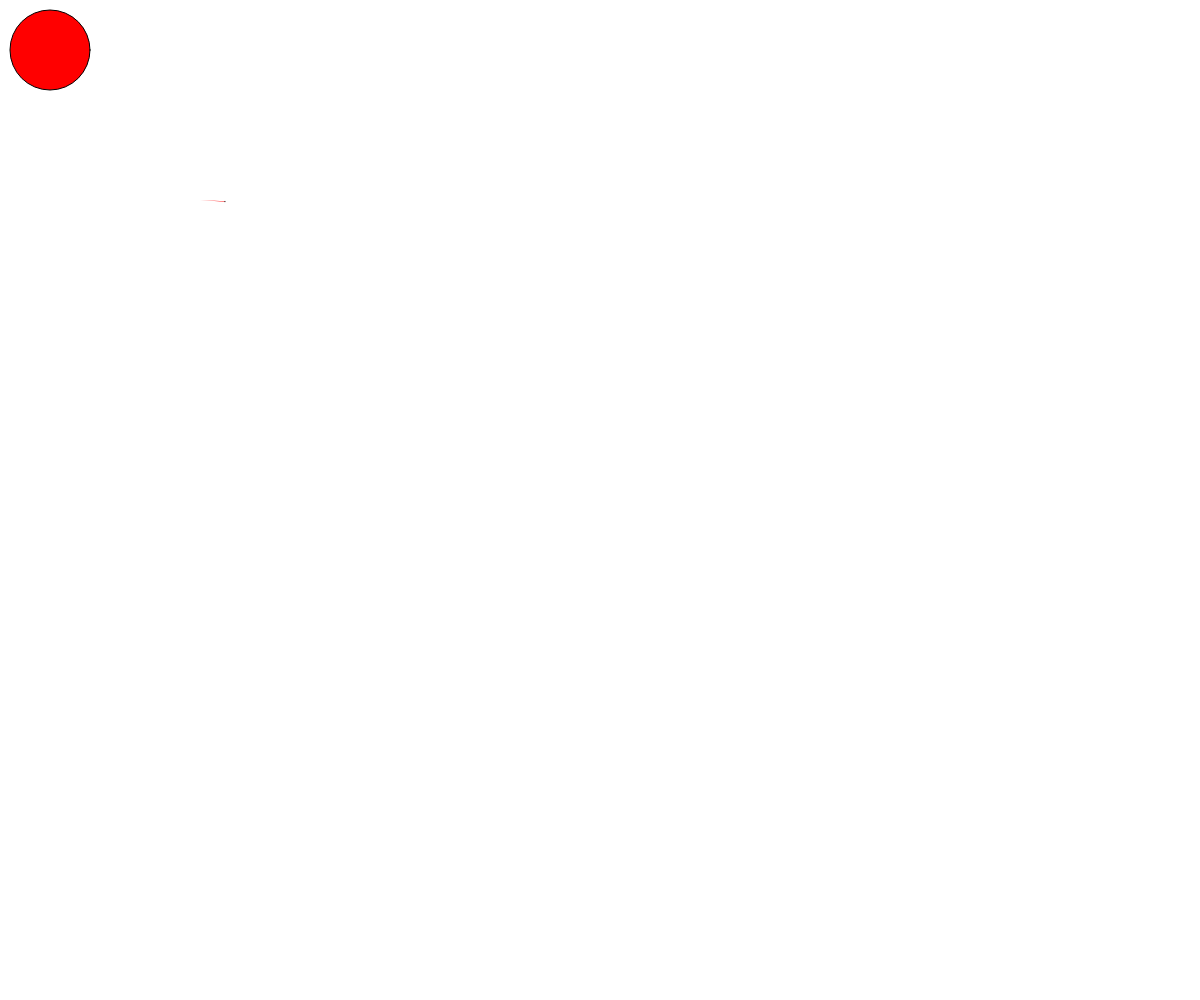
Frame 1 (no input)
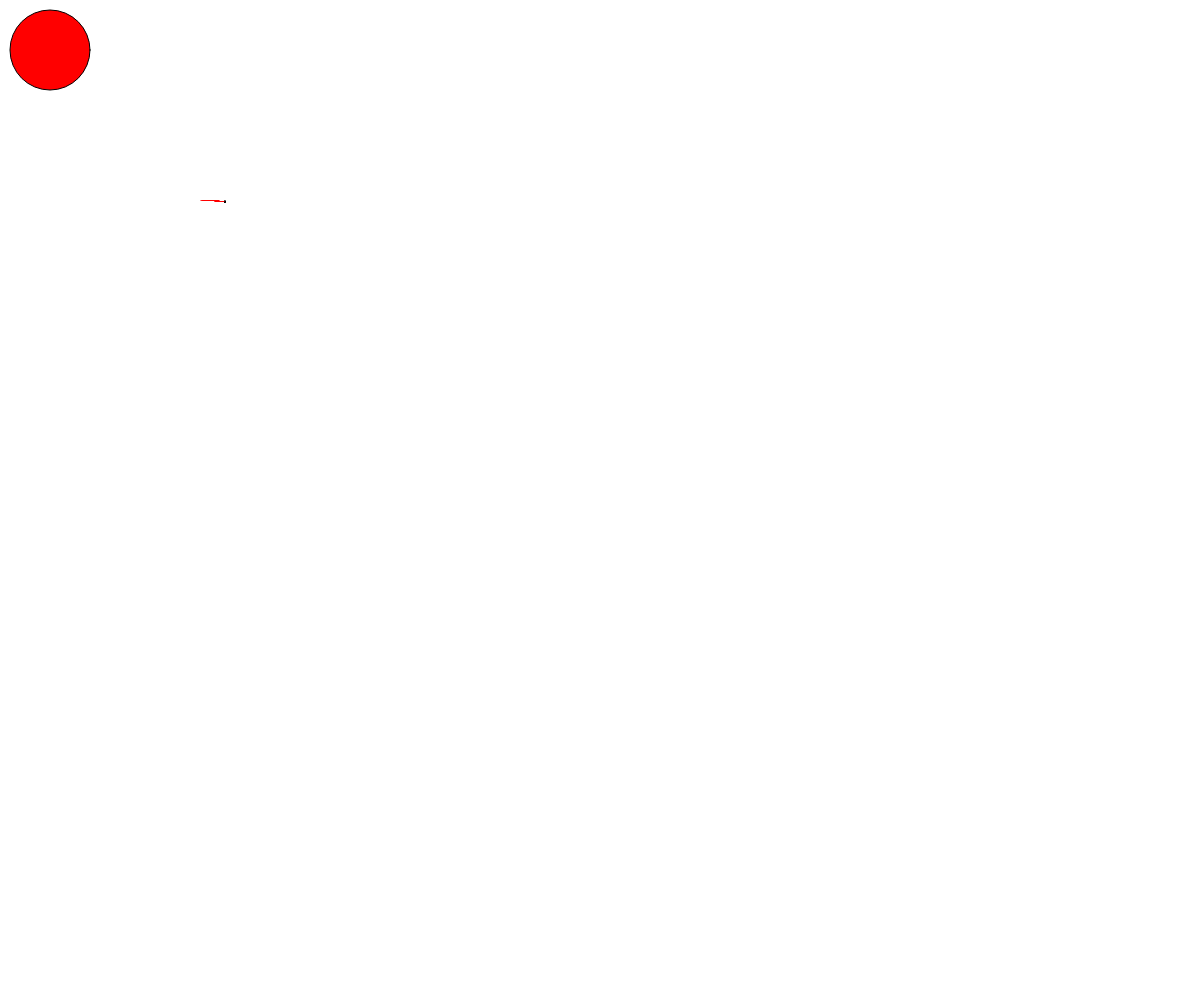
Frame 60 (no input)
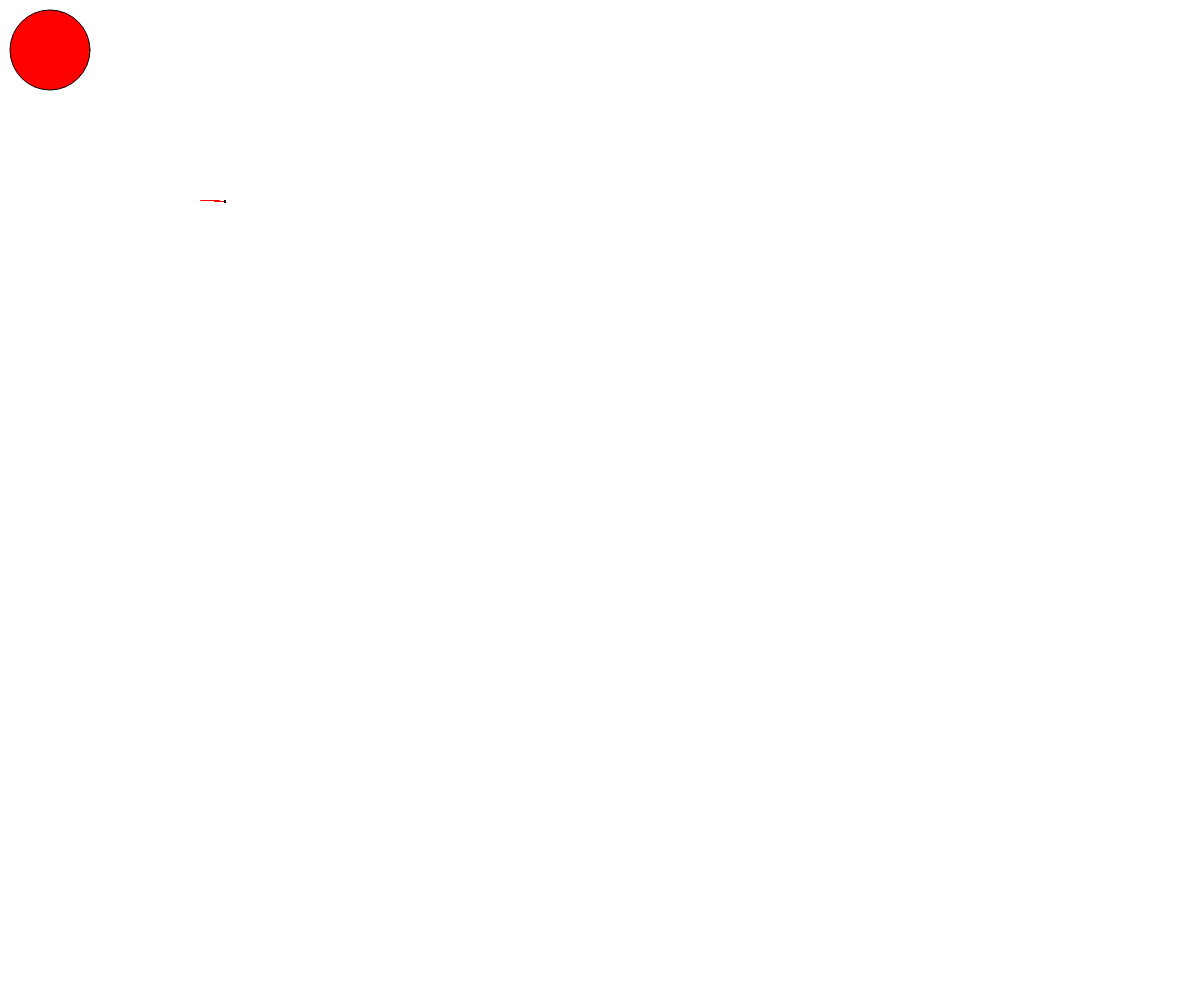
Frame 120 (the mouse pressed at the canvas centre since frame 60)

The p5.js sketch that drew these frames (run headless with seeded random() and noise() and a simulated clock; from frame 60 on, the mouse is pressed at the canvas centre):

// p5.js sketch
// ── sketch.js


function setup() {
  let myCanvas = createCanvas(windowWidth, windowHeight);

  background(255);
  angleMode(DEGREES);
  // let simpleArc = new SimpleArc(width / 2, height / 2, 200, 50, 45, 315);
  // simpleArc.render();
  // let simpleArc2 = new SimpleArc(width / 2, height / 2, 125, 50, 270, 450);
  // simpleArc2.render();
  // ellipse(width / 2, height / 2, 125, 125)
  fill(255, 0, 0);
  //arc(width / 2, height / 2, 80, 80, 0, PI + QUARTER_PI, CHORD);
  ellipse(50, 50, 80, 80);
  //arc(50, 55, 50, 50, 0, HALF_PI);
  //arc(50, 50, 80, 80, 0, PI + QUARTER_PI, CHORD);
}

function draw() {

  arc(200, 200, 50, 50, PI, PI + QUARTER_PI)

}

// function mousePressed() {

//   let simpleArc = new SimpleArc(random(width), random(height),
//     random(50, height / 2), random(20, 100),
//     random(0, 330), random(0, 330));
//   simpleArc.render();
//   redraw();
// }

class SimpleArc {

  constructor (cx, cy, radius, thick, startAngle, endAngle) {
    // center of the arc circle
    this.cx = cx;
    this.cy = cy;
    // dimensions
    this.radius = floor(radius);
    this.thick = floor(thick);
    // arc angles
    this.anglePad = 0;
    this.startAngle = startAngle - this.anglePad;
    this.endAngle = endAngle + this.anglePad;
    if (this.startAngle > this.endAngle)
    {
      let saveValue = this.endAngle;
      this.endAngle = this.startAngle;
      this.startAngle = saveValue;
    }
    this.angleRange = this.endAngle - this.startAngle;
    // mid point of the arc
    this.cr = this.radius + this.thick / 2;
    this.acx = this.cr + cos(this.startAngle + this.angleRange / 2);
    this.acy = this.cr + sin(this.startAngle + this.angleRange / 2);
    // points to draw (higher number makes a smoother curve)
    // formula from the book
    this.curvePoints = 1 + round(49 * this.angleRange / TWO_PI);
    // fill color
    this.setColor(color(random(255), random(255), random(255), 255));

    // animation settings
    // rotation
    this.vr = 0;
    this.setRotation(0);
    // movement
    this.vx = 0;
    this.vy = 0;


  }

  setColor(newColor) {
    this.color = newColor;
  }

  setRotation(newSpeed) {
    this.vrStep = newSpeed;
  }

  render() {

    push();

    // position where to draw
    translate(this.cx + this.acx, this.cy + this.acy);

    // rotate canvas if set
    if (abs(this.vr) > 0)
    {
      rotate(this.vr);
      this.vr += this.vrStep;
    }

    // set drawing color
    fill(this.color);
    stroke(this.color);

    // calc values for drawing the segments
    let stepSize = this.angleRange / this.curvePoints;
    let vAngle = this.startAngle;

    // start the shape
    beginShape(QUAD_STRIP);

    // plot the shape segments
    for (let i = 0; i < this.curvePoints + 1; i++)
    {
      // plot the inside arc edge
      vertex(cos(vAngle) * this.radius - this.acx, sin(vAngle) * this.radius - this.acy);
      // plot the outside arc edge
      vertex(cos(vAngle) * (this.radius + this.thick) - this.acx, sin(vAngle) * (this.radius + this.thick) - this.acy);
      vAngle += stepSize;
    }
    endShape();
    pop();
    // move the arc
    this.cx += this.vx;
    this.cy += this.vy;
  }
}
